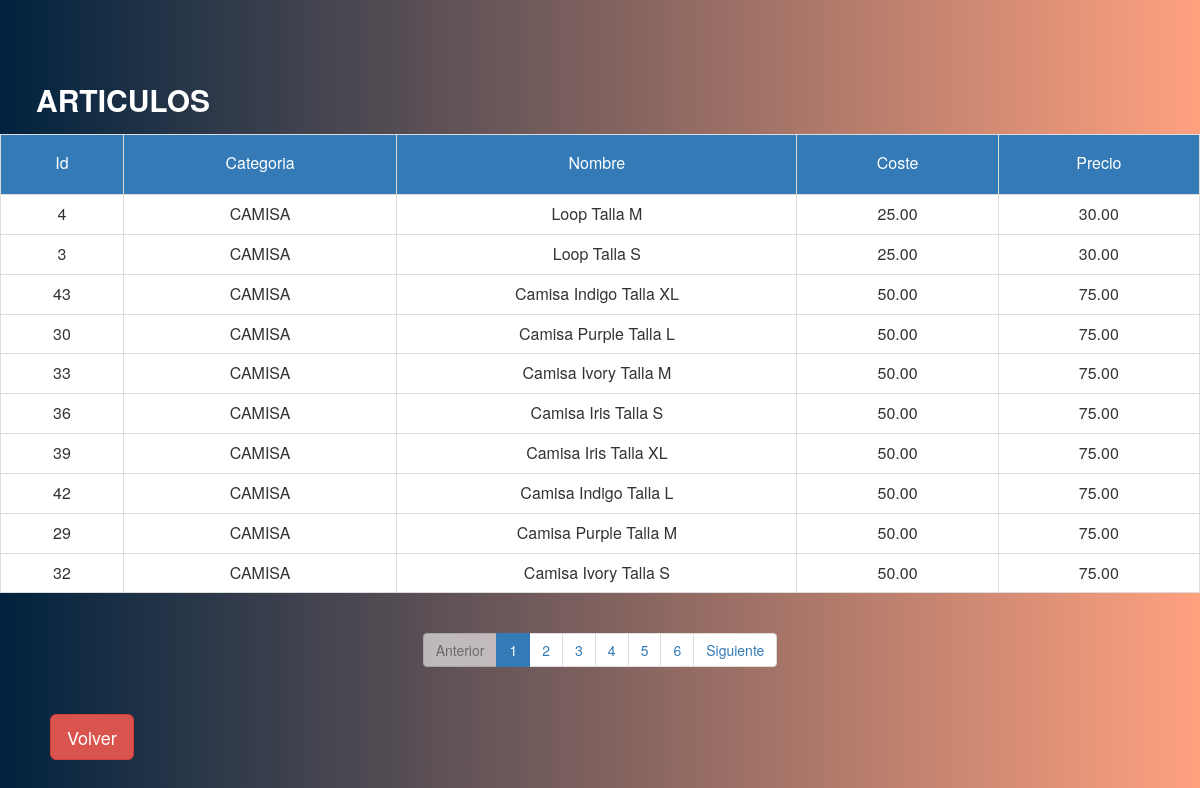
Screenshot of /views/articulos.php?opcionOrden=4&pagina=1 (signed in) with the database file from the repository.
### tables this page shows
CREATE TABLE `product` (
  `ProductID` int(11) NOT NULL,
  `Name` varchar(50) NOT NULL,
  `Cost` decimal(10,2) NOT NULL,
  `Price` decimal(10,2) NOT NULL,
  `CategoryID` int(11) NOT NULL
);

CREATE TABLE `category` (
  `CategoryID` int(11) NOT NULL,
  `Name` varchar(50) NOT NULL
);

### conections/BaseDatos.php (called while the page is built, shortened)
<?php
class conectar{
	private $servidor="localhost";
	private $usuario="root";
	private $password="";
	private $bd="pac3_daw";
	public function conexion(){
		$conexion=mysqli_connect($this->servidor,
								 $this->usuario,
								 $this->password,
								 $this->bd);
		return $conexion;
	}
}
 ?>
 <?php
 class Productos{
	public function obtenerRegistrosTotalesProductos(){
		$c=new conectar();
		$conexion=$c->conexion();
		$sqlTotalRegistros="SELECT * FROM category INNER JOIN product ON category.CategoryID = product.CategoryID";
		$result=mysqli_query($conexion,$sqlTotalRegistros);
		$numFilas=mysqli_num_rows($result);
		return $numFilas;
	}
	public function ordenarListaProductosPorCoste($dato1,$dato2){
		$c=new conectar();
		$conexion=$c->conexion();
		$sqlLIMIT="SELECT * FROM category INNER JOIN product ON category.CategoryID = product.CategoryID order by product.Cost LIMIT $dato1,$dato2";
		return mysqli_query($conexion,$sqlLIMIT);
		}
}
 ?>

### views/articulos.php (the view, shortened to what this page needs)
<?php
require_once "../conections/BaseDatos.php";
$obje=new Productos();
$numFilas=$obje->obtenerRegistrosTotalesProductos();
$mostrar=10;
$totPaginas=$numFilas/$mostrar;
$inicioPaginas=($_GET['pagina']-1) * $mostrar;
settype($inicioPaginas,"integer");
settype($mostrar,"integer");
$result=($obje->ordenarListaProductosPorID($inicioPaginas,$mostrar));
if(isset($_GET['opcionOrden'])) {
$opcionOrdenar=$_GET['opcionOrden'];
    switch ($opcionOrdenar){
			case 4:
			$result=($obje->ordenarListaProductosPorCoste($inicioPaginas,$mostrar));
			break;
	}
}
	?>
<html lang="en">
    <head>
        <link rel="stylesheet" href="../libraries/bootstrap/css/bootstrap.css">
        <link rel="stylesheet" href="../css/estilos.css">
    </head>
    <body>
        <table class="table table-bordered table-active" style="text-align: center;">
    	<caption><label class="titulo-seccion">ARTICULOS</label></caption>
    	    <tr>
    	    	<td class="bg-primary td-articulos"><a href="articulos.php?opcionOrden=1&pagina=1">Id</a></td>
    	    	<td class="bg-primary td-articulos"><a href="articulos.php?opcionOrden=2&pagina=1">Categoria</a></td>
    	    	<td style="width: 400px;" class="bg-primary td-articulos"><a href="articulos.php?opcionOrden=3&pagina=1">Nombre</a></td>
    	    	<td class="bg-primary td-articulos"><a href="articulos.php?opcionOrden=4&pagina=1">Coste</a></td>
    	    	<td class="bg-primary td-articulos"><a href="articulos.php?opcionOrden=5&pagina=1">Precio</a></td>
    	    </tr>
            <?php
    	    while ($ver=mysqli_fetch_row($result)):
    	    ?>
	        <tr>
	        	<td class="td-white"><?php echo $ver[2] ?></td>
	        	<td class="td-white"><?php echo $ver[1] ?></td>
	        	<td class="td-white"><?php echo $ver[3] ?></td>
	        	<td class="td-white"><?php echo $ver[4] ?></td>
	        	<td  class="td-white"><?php echo $ver[5] ?></td>
	        </tr>
             <?php endwhile; ?>
        </table>
        <nav aria-label="Page navigation example" style="text-align: center;">
            <ul class="pagination">
                <li class="page-item  <?php echo $_GET['pagina'] <= 1 ? 'disabled' : ''?> ">
          		    <a class="page-link" href="<?php echo 'articulos.php?pagina='. $_GET['pagina']-1 . '& opcionOrden=' . $_GET['opcionOrden']?>">Anterior</a>
          	    </li>
          	<?php for($i=0;$i<$totPaginas;$i++): ?>
            	<li class="page-item <?php echo $_GET['pagina'] == $i+1 ? 'active' : '' ?>">
          		    <a class="page-link" href="<?php echo 'articulos.php?pagina='. $i+1 . '& opcionOrden=' . $_GET['opcionOrden']?>">
          		    <?php echo "$i" + 1 ?>
          	        </a>
                </li>
                <?php endfor ?>
                <li class="page-item <?php echo $_GET['pagina'] >= $totPaginas ? 'disabled' : ''?>">
          	        <a class="page-link" href="<?php echo 'articulos.php?pagina='. $_GET['pagina']+1 . '& opcionOrden=' . $_GET['opcionOrden']?>">Siguiente</a>
			    </li>
            </ul>
        </nav>
        <button type="button" class="btn btn-lg btn-danger botPosition " onclick="location.href='../acceso.php'">Volver</button>
    </body>
</html>

### css/estilos.css (style rules this page uses)
body { position: relative; margin-top: 70px; background: #FFA17F; background: -webkit-linear-gradient(to right, #00223E, #FFA17F); background: linear-gradient(to right, #00223E, #FFA17F); }
.titulo-seccion { color: white; margin-left: 3%; font-size: 30px; }
.botPosition { position: absolute; left: 50px; bottom: 40px; }
.td-white { background-color: white; }
.td-articulos { position: relative; height: 60px; margin-top: 20px; }
.td-articulos a { color: white; text-decoration: none; cursor: pointer; position: absolute; bottom: 33%; transform: translateX(-50%) ; }
.disabled { pointer-events:none; opacity:0.6; }

### rows the page displays
product: ProductID "4", CategoryID.Name "CAMISA", Name "Loop Talla M", Cost "25.00", Price "30.00"
product: ProductID "3", CategoryID.Name "CAMISA", Name "Loop Talla S", Cost "25.00", Price "30.00"
product: ProductID "43", CategoryID.Name "CAMISA", Name "Camisa Indigo Talla XL", Cost "50.00", Price "75.00"
product: ProductID "30", CategoryID.Name "CAMISA", Name "Camisa Purple Talla L", Cost "50.00", Price "75.00"
product: ProductID "33", CategoryID.Name "CAMISA", Name "Camisa Ivory Talla M", Cost "50.00", Price "75.00"
product: ProductID "36", CategoryID.Name "CAMISA", Name "Camisa Iris Talla S", Cost "50.00", Price "75.00"
product: ProductID "39", CategoryID.Name "CAMISA", Name "Camisa Iris Talla XL", Cost "50.00", Price "75.00"
product: ProductID "42", CategoryID.Name "CAMISA", Name "Camisa Indigo Talla L", Cost "50.00", Price "75.00"
product: ProductID "29", CategoryID.Name "CAMISA", Name "Camisa Purple Talla M", Cost "50.00", Price "75.00"
product: ProductID "32", CategoryID.Name "CAMISA", Name "Camisa Ivory Talla S", Cost "50.00", Price "75.00"
